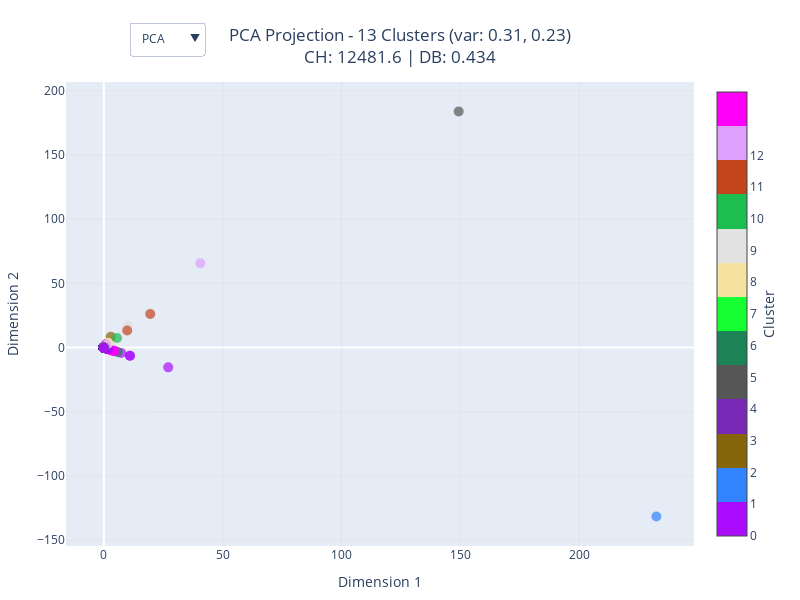

Notebook source saved alongside this figure:
### Markdown cell above
From this comparison, K-means performs better than hierarchical clustering (and that DBSCAN), and therefore used in the rest of the analysis.

### Code cell
fig, projections = tools.visualize_clusters_2d_interactive(
    X_scaled, 
    kmeans_labels,
    max_samples=10000,  # Increase sample size if needed
    calculate_silhouette=False,  # Skip silhouette score for speed
    methods=['pca', 'tsne', 'umap']  # Skip UMAP if not needed
)
fig

### Figure 1 — Plotly figure (JSON) as saved in the notebook; plotly's stock layout.template omitted (floating-point values rounded to 4 significant figures; data arrays with more than 128 entries replaced by an {"elided": "..."} marker saying what was removed)
{"data": [{"hoverinfo": "text", "marker": {"color": {"elided": "10000 int values"}, "colorbar": {"ticktext": [0, 1, 2, 3, 4, 5, 6, 7, 8, 9, 10, 11, 12], "tickvals": [0, 1, 2, 3, 4, 5, 6, 7, 8, 9, 10, 11, 12], "title": {"font": {"size": 14}, "side": "right", "text": "Cluster"}}, "colorscale": [[0, "#AA0DFE"], [0.07692, "#AA0DFE"], [0.07692, "#3283FE"], [0.1538, "#3283FE"], [0.1538, "#85660D"], [0.2308, "#85660D"], [0.2308, "#782AB6"], [0.3077, "#782AB6"], [0.3077, "#565656"], [0.3846, "#565656"], [0.3846, "#1C8356"], [0.4615, "#1C8356"], [0.4615, "#16FF32"], [0.5385, "#16FF32"], [0.5385, "#F7E1A0"], [0.6154, "#F7E1A0"], [0.6154, "#E2E2E2"], [0.6923, "#E2E2E2"], [0.6923, "#1CBE4F"], [0.7692, "#1CBE4F"], [0.7692, "#C4451C"], [0.8462, "#C4451C"], [0.8462, "#DEA0FD"], [0.9231, "#DEA0FD"], [0.9231, "#FE00FA"], [1, "#FE00FA"]], "opacity": 0.7, "showscale": true, "size": 10}, "mode": "markers", "name": "PCA", "text": {"elided": "10000 str values"}, "type": "scatter", "visible": true, "x": {"elided": "10000 float values"}, "y": {"elided": "10000 float values"}}, {"hoverinfo": "text", "marker": {"color": {"elided": "10000 int values"}, "colorbar": {"ticktext": [0, 1, 2, 3, 4, 5, 6, 7, 8, 9, 10, 11, 12], "tickvals": [0, 1, 2, 3, 4, 5, 6, 7, 8, 9, 10, 11, 12], "title": {"font": {"size": 14}, "side": "right", "text": "Cluster"}}, "colorscale": [[0, "#AA0DFE"], [0.07692, "#AA0DFE"], [0.07692, "#3283FE"], [0.1538, "#3283FE"], [0.1538, "#85660D"], [0.2308, "#85660D"], [0.2308, "#782AB6"], [0.3077, "#782AB6"], [0.3077, "#565656"], [0.3846, "#565656"], [0.3846, "#1C8356"], [0.4615, "#1C8356"], [0.4615, "#16FF32"], [0.5385, "#16FF32"], [0.5385, "#F7E1A0"], [0.6154, "#F7E1A0"], [0.6154, "#E2E2E2"], [0.6923, "#E2E2E2"], [0.6923, "#1CBE4F"], [0.7692, "#1CBE4F"], [0.7692, "#C4451C"], [0.8462, "#C4451C"], [0.8462, "#DEA0FD"], [0.9231, "#DEA0FD"], [0.9231, "#FE00FA"], [1, "#FE00FA"]], "opacity": 0.7, "showscale": true, "size": 10}, "mode": "markers", "name": "t-SNE", "text": {"elided": "10000 str values"}, "type": "scatter", "visible": false, "x": {"elided": "10000 float values"}, "y": {"elided": "10000 float values"}}, {"hoverinfo": "text", "marker": {"color": {"elided": "10000 int values"}, "colorbar": {"ticktext": [0, 1, 2, 3, 4, 5, 6, 7, 8, 9, 10, 11, 12], "tickvals": [0, 1, 2, 3, 4, 5, 6, 7, 8, 9, 10, 11, 12], "title": {"font": {"size": 14}, "side": "right", "text": "Cluster"}}, "colorscale": [[0, "#AA0DFE"], [0.07692, "#AA0DFE"], [0.07692, "#3283FE"], [0.1538, "#3283FE"], [0.1538, "#85660D"], [0.2308, "#85660D"], [0.2308, "#782AB6"], [0.3077, "#782AB6"], [0.3077, "#565656"], [0.3846, "#565656"], [0.3846, "#1C8356"], [0.4615, "#1C8356"], [0.4615, "#16FF32"], [0.5385, "#16FF32"], [0.5385, "#F7E1A0"], [0.6154, "#F7E1A0"], [0.6154, "#E2E2E2"], [0.6923, "#E2E2E2"], [0.6923, "#1CBE4F"], [0.7692, "#1CBE4F"], [0.7692, "#C4451C"], [0.8462, "#C4451C"], [0.8462, "#DEA0FD"], [0.9231, "#DEA0FD"], [0.9231, "#FE00FA"], [1, "#FE00FA"]], "opacity": 0.7, "showscale": true, "size": 10}, "mode": "markers", "name": "UMAP", "text": {"elided": "10000 str values"}, "type": "scatter", "visible": false, "x": {"elided": "10000 float values"}, "y": {"elided": "10000 float values"}}], "layout": {"height": 600, "hovermode": "closest", "legend": {"orientation": "h", "x": 1, "xanchor": "right", "y": 1.02, "yanchor": "bottom"}, "margin": {"b": 20, "l": 20, "r": 20, "t": 60}, "title": {"text": "PCA Projection - 13 Clusters (var: 0.31, 0.23)<br>CH: 12481.6 | DB: 0.434", "x": 0.5, "xanchor": "center"}, "updatemenus": [{"active": 0, "buttons": [{"args": [{"visible": [true, false, false]}, {"title": "PCA Projection - 13 Clusters (var: 0.31, 0.23)<br>CH: 12481.6 | DB: 0.434"}], "label": "PCA", "method": "update"}, {"args": [{"visible": [false, true, false]}, {"title": "t-SNE Projection - 13 Clusters<br>CH: 12481.6 | DB: 0.434"}], "label": "t-SNE", "method": "update"}, {"args": [{"visible": [false, false, true]}, {"title": "UMAP Projection - 13 Clusters<br>CH: 12481.6 | DB: 0.434"}], "label": "UMAP", "method": "update"}], "direction": "down", "pad": {"r": 10, "t": 10}, "showactive": true, "x": 0.1, "xanchor": "left", "y": 1.15, "yanchor": "top"}], "width": 800, "xaxis": {"gridcolor": "rgba(200, 200, 200, 0.2)", "showgrid": true, "title": {"text": "Dimension 1"}}, "yaxis": {"gridcolor": "rgba(200, 200, 200, 0.2)", "showgrid": true, "title": {"text": "Dimension 2"}}}}
